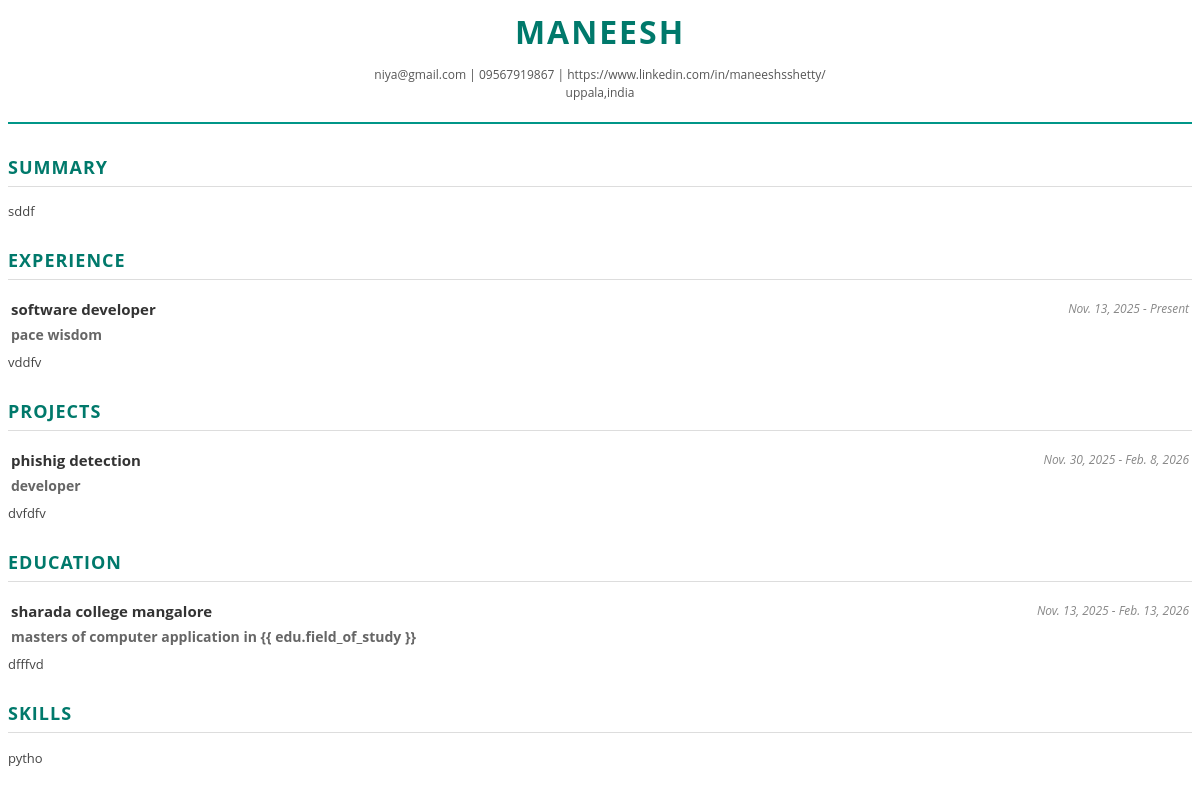
Screenshot of /resume/20/view/ with the database file from the repository.
### resume/models.py (models this page shows, shortened)
class Resume(models.Model):
    full_name = models.CharField(max_length=200)
    email = models.EmailField()
    phone = models.CharField(max_length=20)
    address = models.CharField(max_length=300, blank=True)
    linkedin_url = models.URLField(blank=True)
    website_url = models.URLField(blank=True)
    summary = models.TextField(blank=True)
    skills = models.TextField(help_text="Comma-separated list of skills")
    created_at = models.DateTimeField(auto_now_add=True)
    updated_at = models.DateTimeField(auto_now=True)

class Experience(models.Model):
    resume = models.ForeignKey(Resume, on_delete=models.CASCADE, related_name='experience')
    job_title = models.CharField(max_length=200)
    company = models.CharField(max_length=200)
    location = models.CharField(max_length=200, blank=True)
    start_date = models.DateField()
    end_date = models.DateField(null=True, blank=True)
    is_current = models.BooleanField(default=False)
    description = models.TextField(blank=True)

class Project(models.Model):
    resume = models.ForeignKey(Resume, on_delete=models.CASCADE, related_name='projects')
    title = models.CharField(max_length=200)
    role = models.CharField(max_length=200, blank=True)
    start_date = models.DateField()
    end_date = models.DateField(null=True, blank=True)
    description = models.TextField(blank=True)

class Education(models.Model):
    resume = models.ForeignKey(Resume, on_delete=models.CASCADE, related_name='education')
    institution = models.CharField(max_length=200)
    degree = models.CharField(max_length=200)
    field_of_study = models.CharField(max_length=200, blank=True)
    start_date = models.DateField()
    end_date = models.DateField(null=True, blank=True)
    description = models.TextField(blank=True)

### resume/views.py (the view)
# urls.py: path('resume/<int:resume_id>/view/', views.view_resume, name='view_resume'),
def view_resume(request, resume_id, template_name='sample'):
    resume = get_object_or_404(Resume, pk=resume_id)
    template_path = f'resume/pdf/{template_name}.html'
    return render(request, template_path, {'resume': resume})

### resume/templates/resume/pdf/sample.html (shortened to what this page needs)
<!DOCTYPE html>
<html>
<head>
</head>
<body>
    <div class="header">
        <div class="name">{{ resume.full_name }}</div>
        <div class="contact-info">
            {{ resume.email }} | {{ resume.phone }}
            {% if resume.linkedin_url %}| {{ resume.linkedin_url }} {% endif %}
            <br>
            {{ resume.address }}
        </div>
    </div>
    {% if resume.summary %}
    <div class="section">
        <div class="section-header">Summary</div>
        <div class="description">{{ resume.summary }}</div>
    </div>
    {% endif %}
    <div class="section">
        <div class="section-header">Experience</div>
        {% for exp in resume.experience.all %}
        <div class="item">
            <table class="title-table">
                <tr>
                    <td style="width: 70%;">
                        <span class="job-title">{{ exp.job_title }}</span>
                    </td>
                    <td class="date-location">
                        {{ exp.start_date }} - {% if exp.is_current %}Present{% else %}{{ exp.end_date }}{% endif %}
                    </td>
                </tr>
                <tr>
                    <td colspan="2">
                        <span class="company-name">{{ exp.company }}</span>
                    </td>
                </tr>
            </table>
            <div class="description">{{ exp.description|linebreaksbr }}</div>
        </div>
        {% endfor %}
    </div>
    <div class="section">
        <div class="section-header">Projects</div>
        {% for proj in resume.projects.all %}
        <div class="item">
            <table class="title-table">
                <tr>
                    <td style="width: 70%;">
                        <span class="job-title">{{ proj.title }}</span>
                    </td>
                    <td class="date-location">
                        {{ proj.start_date }} - {% if proj.end_date %}{{ proj.end_date }}{% else %}Present{% endif %}
                    </td>
                </tr>
                <tr>
                    <td colspan="2">
                        <span class="company-name">{% if proj.role %}{{ proj.role }}{% endif %}</span>
                    </td>
                </tr>
            </table>
            <div class="description">{{ proj.description|linebreaksbr }}</div>
        </div>
        {% endfor %}
    </div>
    <div class="section">
        <div class="section-header">Education</div>
        {% for edu in resume.education.all %}
        <div class="item">
            <table class="title-table">
                <tr>
                    <td style="width: 70%;">
                        <span class="job-title">{{ edu.institution }}</span>
                    </td>
                    <td class="date-location">
                        {{ edu.start_date }} - {% if edu.end_date %}{{ edu.end_date }}{% else %}Present{% endif %}
                    </td>
                </tr>
                <tr>
                    <td colspan="2">
                        <span class="company-name">{{ edu.degree }} {% if edu.field_of_study %} in {{ edu.field_of_study
                            }}{% endif %}</span>
                    </td>
                </tr>
            </table>
            <div class="description">{{ edu.description|linebreaksbr }}</div>
        </div>
        {% endfor %}
    </div>
    <div class="section">
        <div class="section-header">Skills</div>
        <div class="description skills-list">
            {{ resume.skills|linebreaksbr }}
        </div>
    </div>
</body>
</html>

### resume/templates/resume/pdf/sample.html (style rules this page uses)
body { font-family: 'Open Sans', Helvetica, Arial, sans-serif; color: #333; line-height: 1.5; font-size: 14px; }
.header { text-align: center; margin-bottom: 30px; border-bottom: 2px solid #009688; padding-bottom: 20px; }
.name { font-size: 32px; font-weight: bold; text-transform: uppercase; color: #00796b; letter-spacing: 2px; }
.contact-info { font-size: 12px; color: #555; margin-top: 10px; }
.section { margin-top: 25px; margin-bottom: 20px; }
.section-header { font-size: 18px; font-weight: bold; color: #00796b; text-transform: uppercase; border-bottom: 1px solid #ddd; padding-bottom: 5px; margin-bottom: 15px; letter-spacing: 1px; }
.item { margin-bottom: 15px; }
.title-table { width: 100%; }
.job-title { font-weight: bold; font-size: 15px; color: #333; }
.company-name { font-weight: bold; color: #666; font-size: 14px; }
.date-location { text-align: right; font-size: 12px; color: #888; font-style: italic; }
.description { font-size: 13px; color: #444; text-align: justify; margin-top: 5px; }
.skills-list { line-height: 1.6; }

### rows the page displays
Resume: full_name "MANEESH", email "niya@gmail.com", phone "09567919867", linkedin_url "https://www.linkedin.com/in/maneeshsshetty/", address "uppala,india", summary "sddf", skills "pytho"
Experience: job_title "software developer", start_date "Nov. 13, 2025", is_current "Present", company "pace wisdom", description "vddfv"
Project: title "phishig detection", start_date "Nov. 30, 2025", end_date "Feb. 8, 2026", role "developer", description "dvfdfv"
Education: institution "sharada college mangalore", start_date "Nov. 13, 2025", end_date "Feb. 13, 2026", degree "masters of computer application", field_of_study "in {{ edu.field_of_study }}", description "dfffvd"
